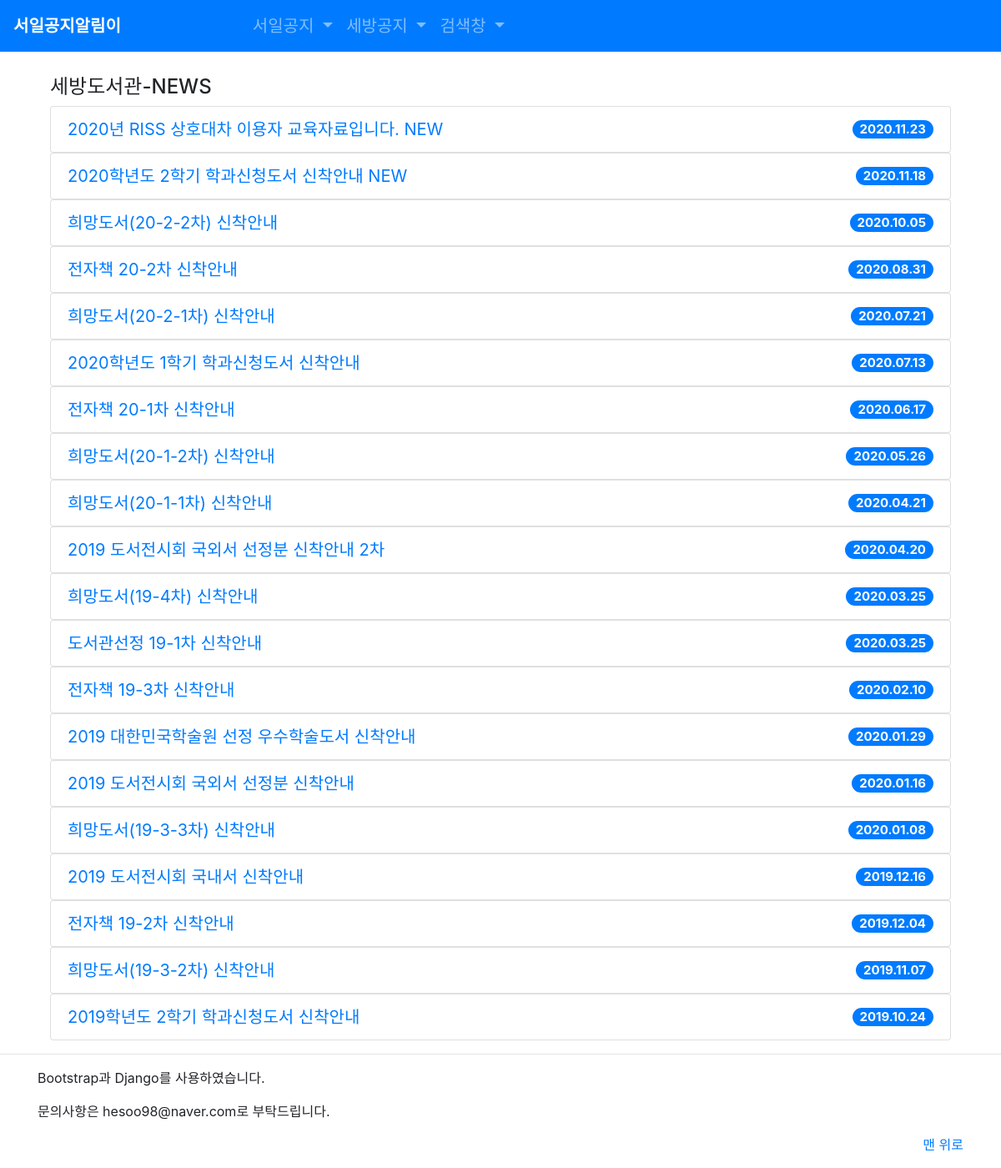
The page /libNotice/news on the database its author committed.
### seoilLibraryNotice/models.py (models this page shows, shortened)
class NewsInfo(models.Model):
    title = models.CharField(max_length=200)
    date = models.CharField(max_length=20)
    url = models.URLField()

### seoilLibraryNotice/views.py (the view)
# urls.py: path('news', NewsInfoListView.as_view(), name='event'),
class NewsInfoListView(ListView):
    model = NewsInfo
    context_object_name = 'news'

### seoilLibraryNotice/templates/seoilLibraryNotice/newsinfo_list.html (shortened to what this page needs)
{% extends 'base.html' %}
{% load static %}
{% block content %}
<div class="container">
  <h4>세방도서관-NEWS</h4>
  {% for notice in news %}
    <div>
      <ul class="list-group">
        <li class="list-group-item d-flex justify-content-between align-items-center">
          <a href='{{ notice.url }}' target="_blank">{{ notice.title }}</a>
          <span class="badge badge-primary badge-pill">{{ notice.date }}</span>
        </li>
      </ul>
    </div>
    {% endfor %}
</div>
{% endblock content%}

### seoilLibraryNotice/templates/seoilLibraryNotice/newsinfo_list.html (style rules this page uses)
ul { list-style:none; padding-left:0px; }
li { font-size:20px; }

### rows shown on the page
NewsInfo: title "2020년 RISS 상호대차 이용자 교육자료입니다. NEW", date "2020.11.23"
NewsInfo: title "2020학년도 2학기 학과신청도서 신착안내 NEW", date "2020.11.18"
NewsInfo: title "희망도서(20-2-2차) 신착안내", date "2020.10.05"
NewsInfo: title "전자책 20-2차 신착안내", date "2020.08.31"
NewsInfo: title "희망도서(20-2-1차) 신착안내", date "2020.07.21"
NewsInfo: title "2020학년도 1학기 학과신청도서 신착안내", date "2020.07.13"
NewsInfo: title "전자책 20-1차 신착안내", date "2020.06.17"
NewsInfo: title "희망도서(20-1-2차) 신착안내", date "2020.05.26"
NewsInfo: title "희망도서(20-1-1차) 신착안내", date "2020.04.21"
NewsInfo: title "2019 도서전시회 국외서 선정분 신착안내 2차", date "2020.04.20"
NewsInfo: title "희망도서(19-4차) 신착안내", date "2020.03.25"
NewsInfo: title "도서관선정 19-1차 신착안내", date "2020.03.25"
NewsInfo: title "전자책 19-3차 신착안내", date "2020.02.10"
NewsInfo: title "2019 대한민국학술원 선정 우수학술도서 신착안내", date "2020.01.29"
NewsInfo: title "2019 도서전시회 국외서 선정분 신착안내", date "2020.01.16"
NewsInfo: title "희망도서(19-3-3차) 신착안내", date "2020.01.08"
NewsInfo: title "2019 도서전시회 국내서 신착안내", date "2019.12.16"
NewsInfo: title "전자책 19-2차 신착안내", date "2019.12.04"
NewsInfo: title "희망도서(19-3-2차) 신착안내", date "2019.11.07"
NewsInfo: title "2019학년도 2학기 학과신청도서 신착안내", date "2019.10.24"
